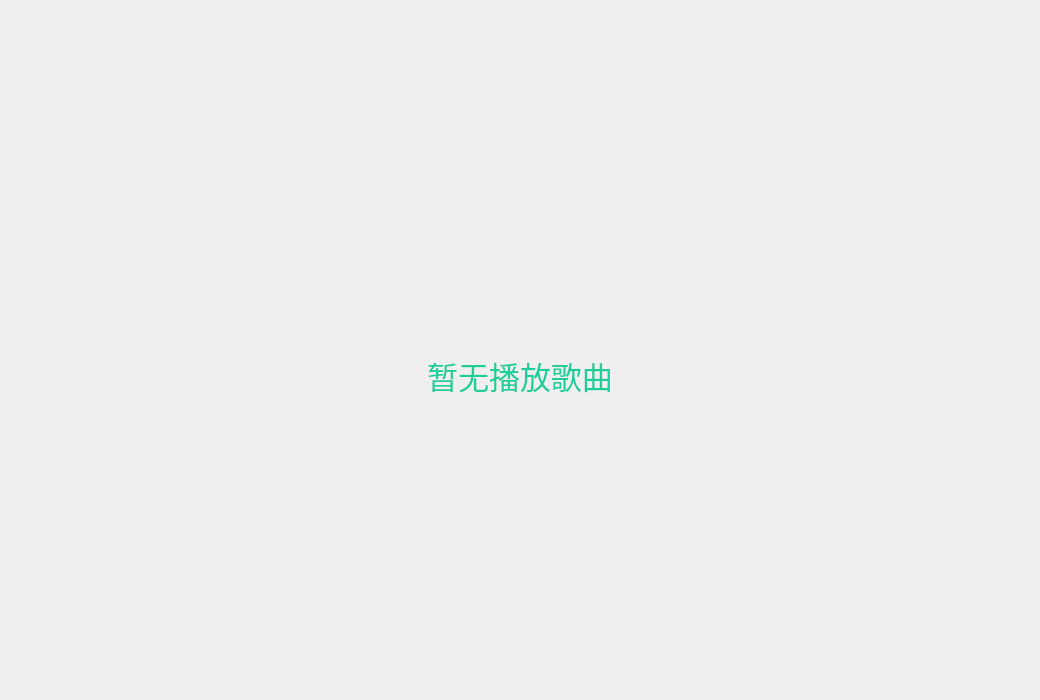
<?xml version="1.0" encoding="UTF-8"?>
<ui version="4.0">
 <class>LrcPage</class>
 <widget class="QWidget" name="LrcPage">
  <property name="geometry">
   <rect>
    <x>0</x>
    <y>0</y>
    <width>1040</width>
    <height>700</height>
   </rect>
  </property>
  <property name="minimumSize">
   <size>
    <width>1010</width>
    <height>670</height>
   </size>
  </property>
  <property name="windowTitle">
   <string>Form</string>
  </property>
  <property name="styleSheet">
   <string notr="true">#LrcStyle{
	border-image:url(&quot;:/images/bg.png&quot;);
}


*{
	color:#FFFFFF;
}

</string>
  </property>
  <layout class="QVBoxLayout" name="verticalLayout">
   <property name="spacing">
    <number>0</number>
   </property>
   <property name="leftMargin">
    <number>5</number>
   </property>
   <property name="topMargin">
    <number>5</number>
   </property>
   <property name="rightMargin">
    <number>5</number>
   </property>
   <property name="bottomMargin">
    <number>5</number>
   </property>
   <item>
    <widget class="QWidget" name="LrcStyle" native="true">
     <property name="minimumSize">
      <size>
       <width>0</width>
       <height>50</height>
      </size>
     </property>
     <layout class="QVBoxLayout" name="verticalLayout_5">
      <property name="spacing">
       <number>0</number>
      </property>
      <property name="leftMargin">
       <number>0</number>
      </property>
      <property name="topMargin">
       <number>0</number>
      </property>
      <property name="rightMargin">
       <number>0</number>
      </property>
      <property name="bottomMargin">
       <number>0</number>
      </property>
      <item>
       <widget class="QWidget" name="LrcHead" native="true">
        <property name="maximumSize">
         <size>
          <width>16777215</width>
          <height>50</height>
         </size>
        </property>
        <layout class="QHBoxLayout" name="horizontalLayout">
         <property name="spacing">
          <number>0</number>
         </property>
         <property name="leftMargin">
          <number>0</number>
         </property>
         <property name="topMargin">
          <number>0</number>
         </property>
         <property name="rightMargin">
          <number>0</number>
         </property>
         <property name="bottomMargin">
          <number>0</number>
         </property>
         <item>
          <widget class="QPushButton" name="hideBtn">
           <property name="maximumSize">
            <size>
             <width>30</width>
             <height>50</height>
            </size>
           </property>
           <property name="styleSheet">
            <string notr="true">background-image:url(&quot;:/images/xiala.png&quot;);
background-position:center center;
background-repeat:no-repeat;
border:none;</string>
           </property>
           <property name="text">
            <string/>
           </property>
          </widget>
         </item>
         <item>
          <widget class="QWidget" name="HeadBox" native="true">
           <property name="minimumSize">
            <size>
             <width>0</width>
             <height>50</height>
            </size>
           </property>
           <property name="maximumSize">
            <size>
             <width>16777215</width>
             <height>50</height>
            </size>
           </property>
           <layout class="QVBoxLayout" name="verticalLayout_2">
            <property name="spacing">
             <number>0</number>
            </property>
            <property name="leftMargin">
             <number>0</number>
            </property>
            <property name="topMargin">
             <number>0</number>
            </property>
            <property name="rightMargin">
             <number>25</number>
            </property>
            <property name="bottomMargin">
             <number>0</number>
            </property>
            <item>
             <widget class="QLabel" name="musicSinger">
              <property name="text">
               <string/>
              </property>
              <property name="alignment">
               <set>Qt::AlignCenter</set>
              </property>
             </widget>
            </item>
            <item>
             <widget class="QLabel" name="musicName">
              <property name="text">
               <string/>
              </property>
              <property name="alignment">
               <set>Qt::AlignCenter</set>
              </property>
             </widget>
            </item>
           </layout>
          </widget>
         </item>
        </layout>
       </widget>
      </item>
      <item>
       <widget class="QWidget" name="LrcBody" native="true">
        <layout class="QVBoxLayout" name="verticalLayout_3">
         <property name="spacing">
          <number>0</number>
         </property>
         <property name="leftMargin">
          <number>0</number>
         </property>
         <property name="topMargin">
          <number>0</number>
         </property>
         <property name="rightMargin">
          <number>0</number>
         </property>
         <property name="bottomMargin">
          <number>0</number>
         </property>
         <item>
          <widget class="QWidget" name="LrcContent" native="true">
           <layout class="QVBoxLayout" name="verticalLayout_4">
            <item>
             <spacer name="verticalSpacer">
              <property name="orientation">
               <enum>Qt::Vertical</enum>
              </property>
              <property name="sizeHint" stdset="0">
               <size>
                <width>20</width>
                <height>94</height>
               </size>
              </property>
             </spacer>
            </item>
            <item>
             <widget class="QLabel" name="label">
              <property name="minimumSize">
               <size>
                <width>0</width>
                <height>50</height>
               </size>
              </property>
              <property name="maximumSize">
               <size>
                <width>16777215</width>
                <height>50</height>
               </size>
              </property>
              <property name="font">
               <font>
                <pointsize>15</pointsize>
               </font>
              </property>
              <property name="text">
               <string/>
              </property>
              <property name="alignment">
               <set>Qt::AlignCenter</set>
              </property>
             </widget>
            </item>
            <item>
             <widget class="QLabel" name="label_2">
              <property name="minimumSize">
               <size>
                <width>0</width>
                <height>50</height>
               </size>
              </property>
              <property name="maximumSize">
               <size>
                <width>16777215</width>
                <height>50</height>
               </size>
              </property>
              <property name="font">
               <font>
                <pointsize>15</pointsize>
               </font>
              </property>
              <property name="text">
               <string/>
              </property>
              <property name="alignment">
               <set>Qt::AlignCenter</set>
              </property>
             </widget>
            </item>
            <item>
             <widget class="QLabel" name="label_3">
              <property name="minimumSize">
               <size>
                <width>0</width>
                <height>50</height>
               </size>
              </property>
              <property name="maximumSize">
               <size>
                <width>16777215</width>
                <height>50</height>
               </size>
              </property>
              <property name="font">
               <font>
                <pointsize>15</pointsize>
               </font>
              </property>
              <property name="text">
               <string/>
              </property>
              <property name="alignment">
               <set>Qt::AlignCenter</set>
              </property>
             </widget>
            </item>
            <item>
             <widget class="QLabel" name="labelcenter">
              <property name="minimumSize">
               <size>
                <width>0</width>
                <height>80</height>
               </size>
              </property>
              <property name="maximumSize">
               <size>
                <width>16777215</width>
                <height>80</height>
               </size>
              </property>
              <property name="font">
               <font>
                <pointsize>23</pointsize>
               </font>
              </property>
              <property name="styleSheet">
               <string notr="true">color:#1ECE9A;</string>
              </property>
              <property name="text">
               <string>暂无播放歌曲</string>
              </property>
              <property name="alignment">
               <set>Qt::AlignCenter</set>
              </property>
             </widget>
            </item>
            <item>
             <widget class="QLabel" name="label_4">
              <property name="minimumSize">
               <size>
                <width>0</width>
                <height>50</height>
               </size>
              </property>
              <property name="maximumSize">
               <size>
                <width>16777215</width>
                <height>50</height>
               </size>
              </property>
              <property name="font">
               <font>
                <pointsize>15</pointsize>
               </font>
              </property>
              <property name="text">
               <string/>
              </property>
              <property name="alignment">
               <set>Qt::AlignCenter</set>
              </property>
             </widget>
            </item>
            <item>
             <widget class="QLabel" name="label_5">
              <property name="minimumSize">
               <size>
                <width>0</width>
                <height>50</height>
               </size>
              </property>
              <property name="maximumSize">
               <size>
                <width>16777215</width>
                <height>50</height>
               </size>
              </property>
              <property name="font">
               <font>
                <pointsize>15</pointsize>
               </font>
              </property>
              <property name="text">
               <string/>
              </property>
              <property name="alignment">
               <set>Qt::AlignCenter</set>
              </property>
             </widget>
            </item>
            <item>
             <widget class="QLabel" name="label_6">
              <property name="minimumSize">
               <size>
                <width>0</width>
                <height>50</height>
               </size>
              </property>
              <property name="maximumSize">
               <size>
                <width>16777215</width>
                <height>50</height>
               </size>
              </property>
              <property name="font">
               <font>
                <pointsize>15</pointsize>
               </font>
              </property>
              <property name="text">
               <string/>
              </property>
              <property name="alignment">
               <set>Qt::AlignCenter</set>
              </property>
             </widget>
            </item>
            <item>
             <spacer name="verticalSpacer_2">
              <property name="orientation">
               <enum>Qt::Vertical</enum>
              </property>
              <property name="sizeHint" stdset="0">
               <size>
                <width>20</width>
                <height>94</height>
               </size>
              </property>
             </spacer>
            </item>
           </layout>
          </widget>
         </item>
        </layout>
       </widget>
      </item>
     </layout>
    </widget>
   </item>
  </layout>
 </widget>
 <resources/>
 <connections/>
</ui>
